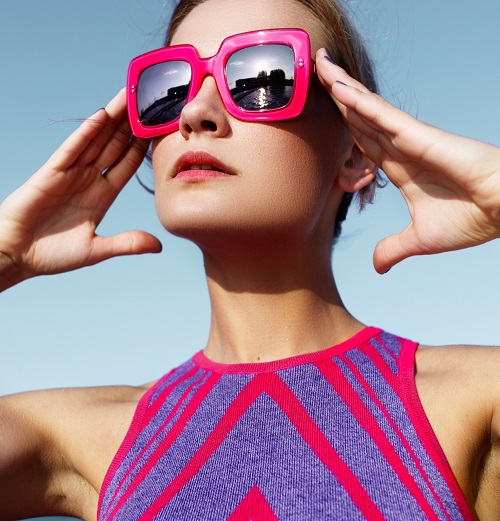
#> input picture U3/test.png, 500 x 521 px
$ python test16.py
#> lines starting #> are read from the running program, lines starting #| are printed output that depends on the picture; after the words box and inside, x2 and y2 are one past the last pixel; in counts of white or black regions, pixels touching at a corner belong together
import cv2 as cv
img = cv.imread('./test.png',0)
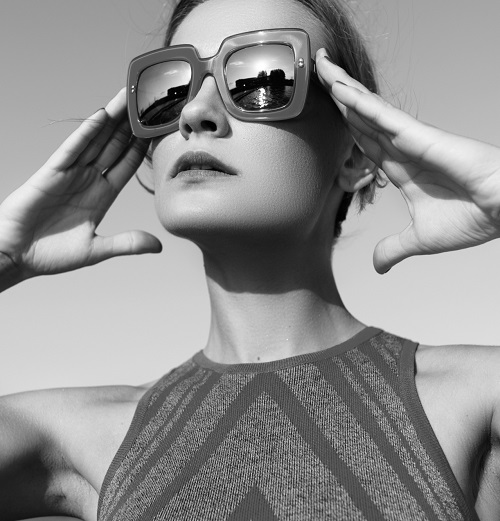
#> img: shape (521, 500); min 0, max 255, mean 142.1
ret,thresh_binary = cv.threshold(img,127,255,cv.THRESH_BINARY)
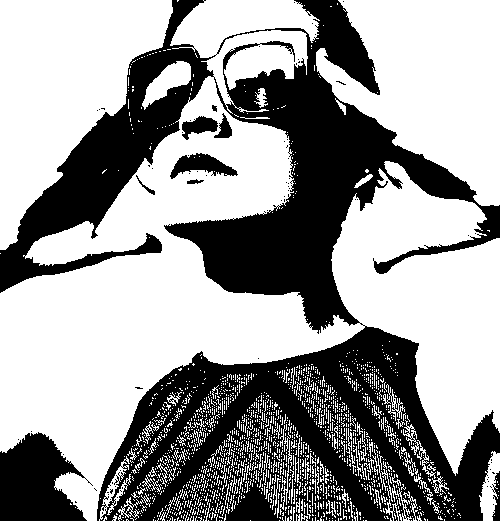
#> thresh_binary: shape (521, 500); 61.3% white; 84 black regions (75 under 20 px), largest, box (x1, y1, x2, y2) and area: (0, 0, 500, 521) 93421, (0, 432, 93, 521) 5424, (170, 153, 238, 179) 880
# print

ret_inv,thresh_binary_inv = cv.threshold(img,127,255,cv.THRESH_BINARY_INV)

cv.imshow('thresh_binary',thresh_binary)
cv.imshow('thresh_binary_inv',thresh_binary_inv)
cv.waitKey(0)

$ run again, with U3/cat.jpg saved as U3/test.png
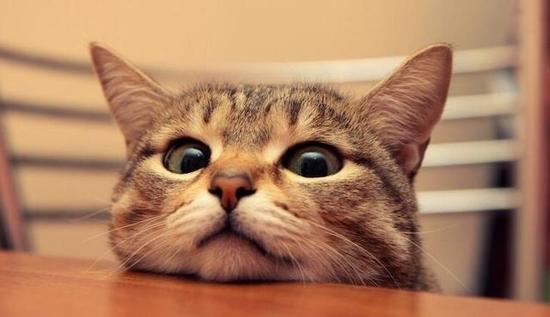
#> input picture U3/cat.jpg, 550 x 317 px
#> `img = cv.imread('./test.png',0)`:
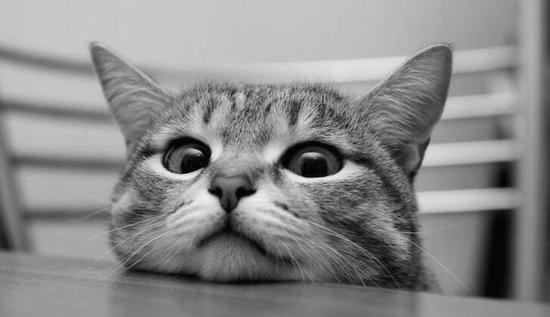
#> img: shape (317, 550); min 0, max 242, mean 137.4
#> `ret,thresh_binary = cv.threshold(img,127,255,cv.THRESH_BINARY)`:
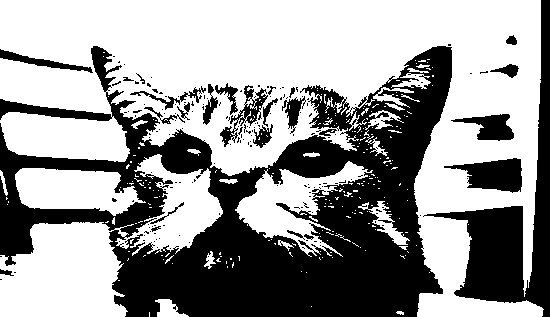
#> thresh_binary: shape (317, 550); 60.2% white; 181 black regions (155 under 20 px), largest, box (x1, y1, x2, y2) and area: (0, 46, 452, 317) 53058, (423, 0, 550, 317) 9649, (444, 158, 522, 193) 1616
